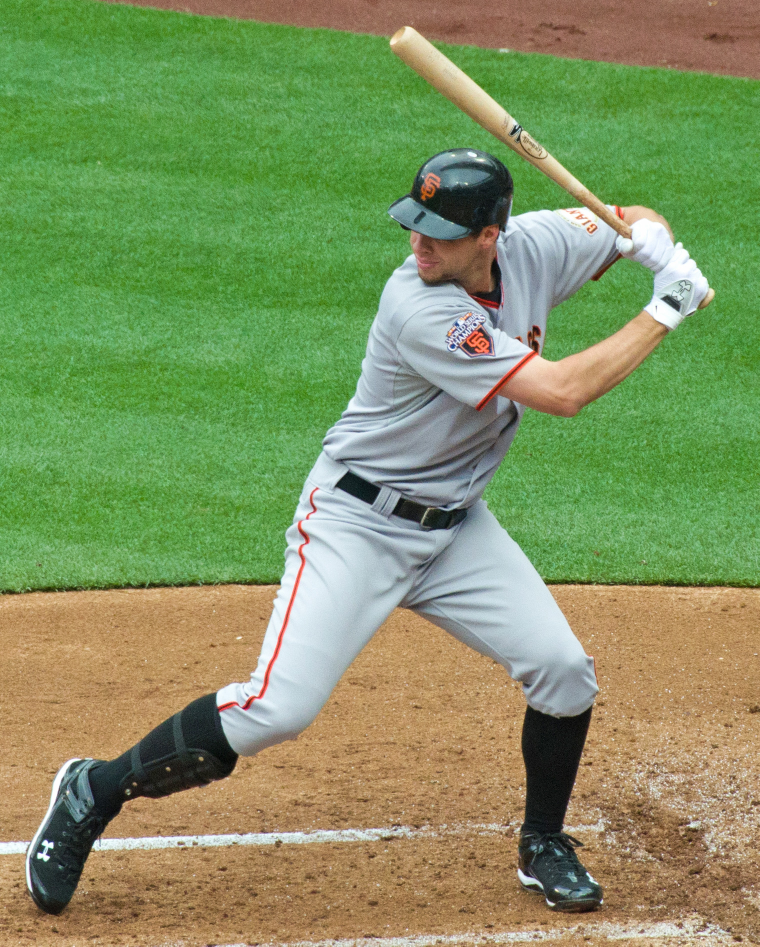
#> input picture src/python/Image Transformation/original.jpg, 1519 x 1893 px (shown at 1/2 size)
$ python resize.py
#> lines starting #> are read from the running program, lines starting #| are printed output that depends on the picture
import cv2
import numpy as np
import matplotlib.pyplot as plt

img = cv2.imread('original.jpg')
#> img is the input picture: shape (1893, 1519, 3); mean B, G, R 97.5, 147.4, 129.8

img_resized = cv2.resize(img, dsize=(152, 190))
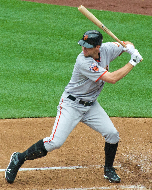
#> img_resized: shape (190, 152, 3); mean B, G, R 97.2, 147.2, 129.7


img = cv2.cvtColor(img, cv2.COLOR_BGR2RGB)
img_resized = cv2.cvtColor(img_resized, cv2.COLOR_BGR2RGB)
plt.subplot(121)
plt.title("Original shape: %s"%(str(np.shape(img))))
plt.imshow(img)
plt.subplot(122)
plt.title("Resized shape: %s"%(str(np.shape(img_resized))))
plt.imshow(img_resized)
plt.show()
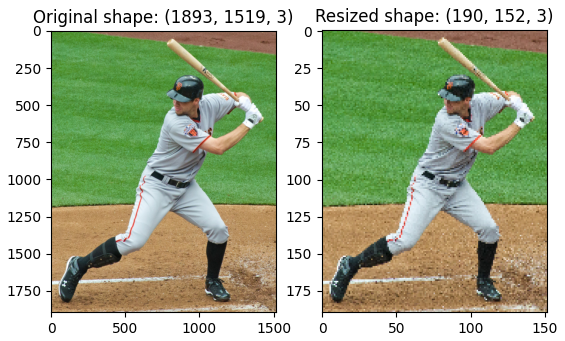
#> figure drawn by matplotlib, 2 panels
